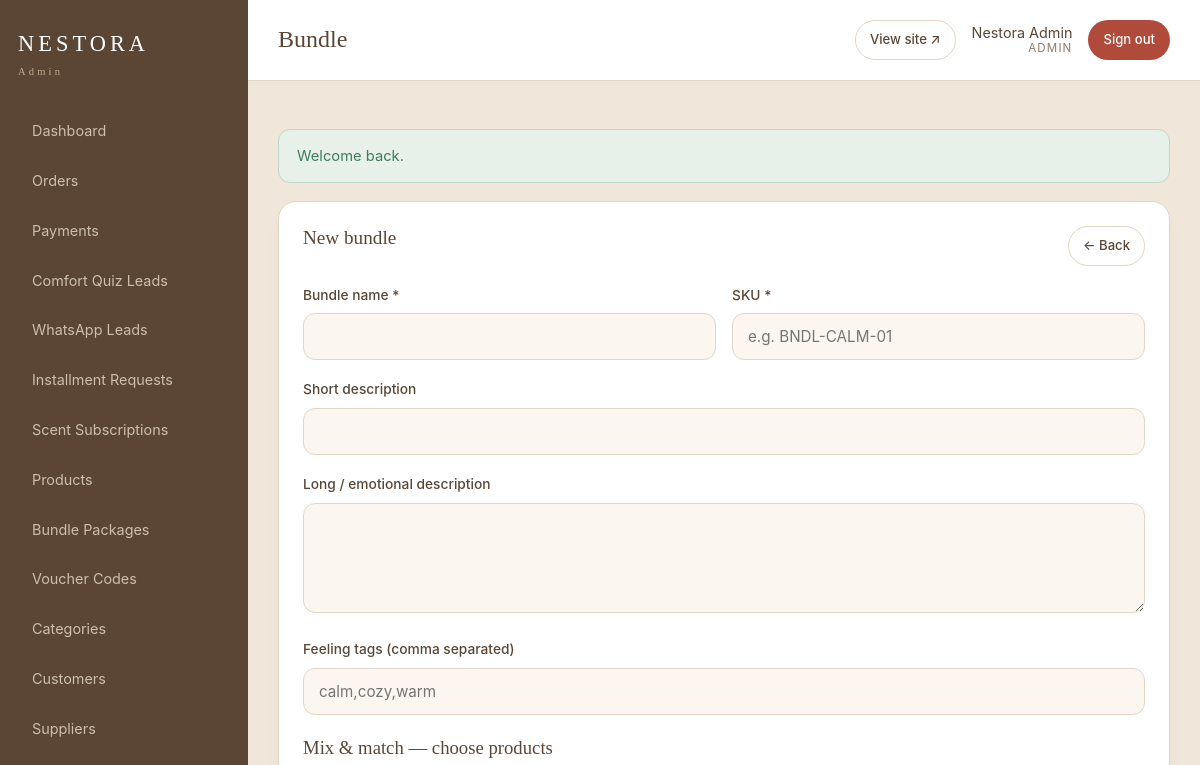
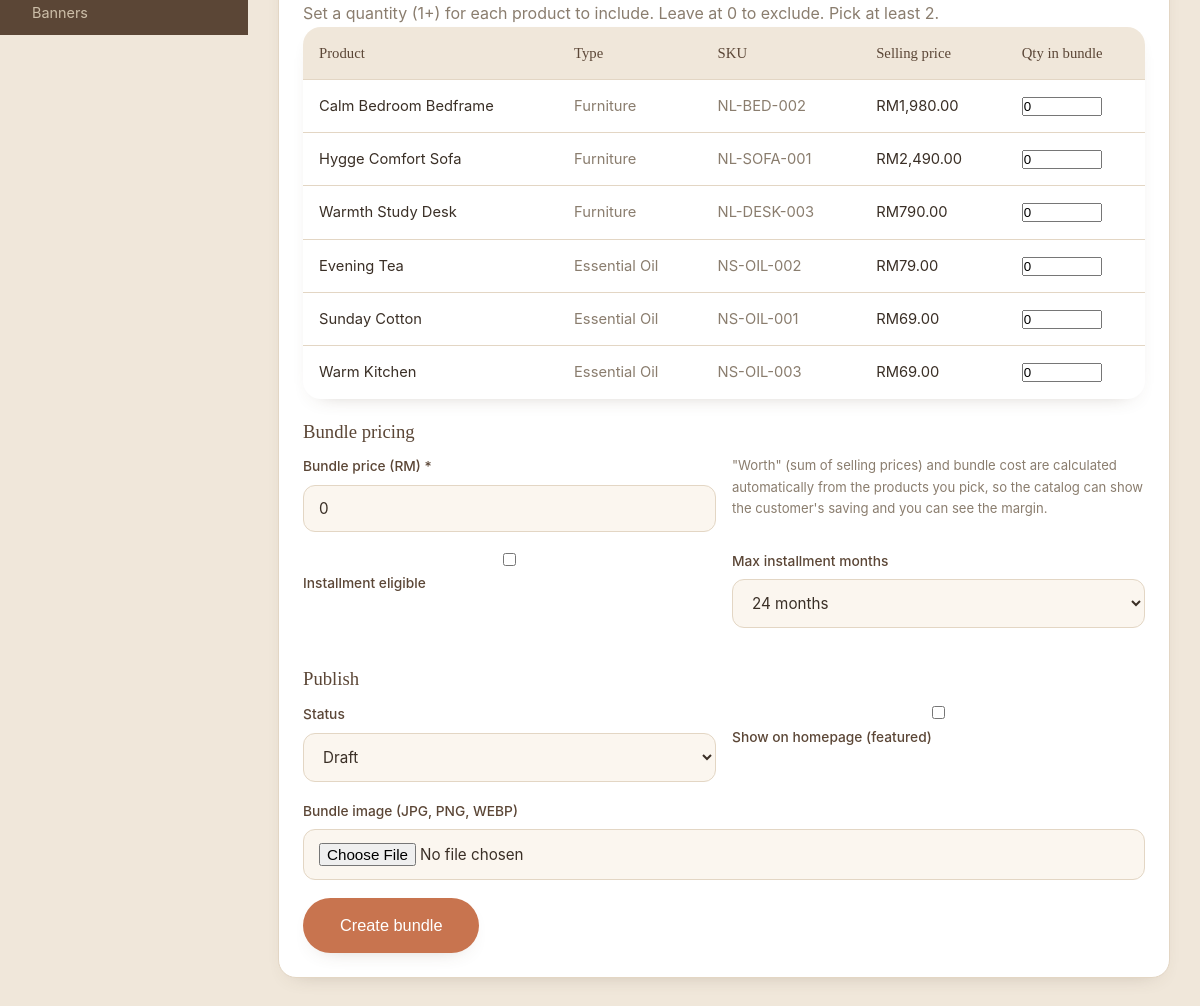
/admin/bundle_form.php (signed in), run on the app's committed database (2 pictures, top to bottom).
### tables this page shows
CREATE TABLE IF NOT EXISTS products (
    id                   INT UNSIGNED NOT NULL AUTO_INCREMENT,
    name                 VARCHAR(190)  NOT NULL,
    slug                 VARCHAR(210)  NOT NULL,
    sku                  VARCHAR(80)   NOT NULL,
    category_id          INT UNSIGNED  NULL,
    product_type         ENUM('furniture','essential_oil','diffuser','bundle') NOT NULL DEFAULT 'furniture',
    short_description    VARCHAR(500)  NULL,
    long_description     TEXT          NULL,
    feeling_tags         VARCHAR(255)  NULL,             
    scent_profile        VARCHAR(255)  NULL,             
    scent_mood           VARCHAR(180)  NULL,
    scent_notes          VARCHAR(255)  NULL,
    best_room_usage      VARCHAR(180)  NULL,
    usage_instructions   TEXT          NULL,
    safety_disclaimer    TEXT          NULL,
    bottle_size          VARCHAR(80)   NULL,             
    material             VARCHAR(255)  NULL,             
    dimensions           VARCHAR(255)  NULL,             
    delivery_note        VARCHAR(255)  NULL,
    price                DECIMAL(10,2) NOT NULL DEFAULT 0.00,    
    base_price           DECIMAL(10,2) NULL,                      
    promo_price          DECIMAL(10,2) NULL,
    installment_eligible TINYINT(1)    NOT NULL DEFAULT 0,
    max_installment_months ENUM('6','12','24') NOT NULL DEFAULT '24',
    supplier_cost        DECIMAL(10,2) NULL,             
    cost_price           DECIMAL(10,2) NULL,             
    supplier_id          INT UNSIGNED  NULL,
    stock_status         ENUM('available','preorder','checking','unavailable') NOT NULL DEFAULT 'available',
    track_inventory      TINYINT(1)    NOT NULL DEFAULT 0,
    stock_quantity       INT           NOT NULL DEFAULT 0,
    low_stock_threshold  INT           NOT NULL DEFAULT 0,
    is_featured          TINYINT(1)    NOT NULL DEFAULT 0,
    status               ENUM('draft','active','hidden') NOT NULL DEFAULT 'draft',
    created_at           DATETIME      NOT NULL DEFAULT CURRENT_TIMESTAMP,
    updated_at           DATETIME      NOT NULL DEFAULT CURRENT_TIMESTAMP ON UPDATE CURRENT_TIMESTAMP,
    PRIMARY KEY (id),
    UNIQUE KEY uq_product_slug (slug),
    UNIQUE KEY uq_product_sku (sku),
    KEY idx_product_type (product_type),
    KEY idx_product_status (status),
    KEY idx_product_category (category_id),
    CONSTRAINT fk_product_category FOREIGN KEY (category_id) REFERENCES categories(id) ON DELETE SET NULL,
    CONSTRAINT fk_product_supplier FOREIGN KEY (supplier_id) REFERENCES suppliers(id) ON DELETE SET NULL
);

### inc/functions.php (called while the page is built, shortened)
<?php
function e(?string $value): string
{
    return htmlspecialchars((string) $value, ENT_QUOTES | ENT_SUBSTITUTE, 'UTF-8');
}
function base_url(string $path = ''): string
{
    return BASE_URL . $path;
}
function money(float $amount): string
{
    return 'RM' . number_format($amount, 2);
}
function effective_price(array $product): float
{
    $price = (float) $product['price'];
    if (isset($product['promo_price']) && $product['promo_price'] !== null
        && (float) $product['promo_price'] > 0
        && (float) $product['promo_price'] < $price) {
        return (float) $product['promo_price'];
    }
    return $price;
}
function label(string $value): string
{
    return ucwords(str_replace('_', ' ', $value));
}

### admin/bundle_form.php (the view, shortened to what this page needs)
<?php
$pdo = db();
$bundle = null;
$candidates = $pdo->query(
    "SELECT id, name, sku, product_type, price, promo_price, cost_price, status
     FROM products
     WHERE product_type <> 'bundle'
     ORDER BY product_type, name"
)->fetchAll();
$selected = [];
$v = function (string $key, $default = '') use ($bundle) {
    if ($_SERVER['REQUEST_METHOD'] === 'POST') { return input($key, $default); }
    return $bundle[$key] ?? $default;
};
require_once __DIR__ . '/../inc/admin_layout.php';
?>
<div class="panel" style="max-width:980px">
    <div class="panel-head">
        <h2><?= $bundle ? 'Edit bundle' : 'New bundle' ?></h2>
        <a class="btn btn-soft btn-sm" href="<?= base_url('/admin/bundles.php') ?>">&larr; Back</a>
    </div>
    <form method="post" enctype="multipart/form-data">
        <div class="form-row">
            <div class="field"><label>Bundle name *</label><input type="text" name="name" value="<?= e((string)$v('name')) ?>" required></div>
            <div class="field"><label>SKU *</label><input type="text" name="sku" value="<?= e((string)$v('sku')) ?>" placeholder="e.g. BNDL-CALM-01" required></div>
        </div>
        <div class="field"><label>Short description</label><input type="text" name="short_description" value="<?= e((string)$v('short_description')) ?>"></div>
        <div class="field"><label>Long / emotional description</label><textarea name="long_description"><?= e((string)$v('long_description')) ?></textarea></div>
        <div class="field"><label>Feeling tags (comma separated)</label><input type="text" name="feeling_tags" value="<?= e((string)$v('feeling_tags')) ?>" placeholder="calm,cozy,warm"></div>
        <h3 style="margin:22px 0 12px">Mix &amp; match — choose products</h3>
        <p class="muted" style="margin-top:-6px">Set a quantity (1+) for each product to include. Leave at 0 to exclude. Pick at least 2.</p>
        <table class="table">
            <thead><tr><th>Product</th><th>Type</th><th>SKU</th><th>Selling price</th><th>Qty in bundle</th></tr></thead>
            <tbody>
            <?php foreach ($candidates as $c):
                $cur = $selected[(int)$c['id']] ?? 0; ?>
                <tr>
                    <td><?= e($c['name']) ?>
                    </td>
                    <td class="muted"><?= e(label($c['product_type'])) ?></td>
                    <td class="muted"><?= e($c['sku']) ?></td>
                    <td><?= money(effective_price($c)) ?></td>
                    <td><input type="number" name="qty[<?= (int)$c['id'] ?>]" value="<?= (int)$cur ?>" min="0" max="99" style="width:80px"></td>
                </tr>
            <?php endforeach; ?>
            </tbody>
        </table>
        <h3 style="margin:22px 0 12px">Bundle pricing</h3>
        <div class="form-row">
            <div class="field"><label>Bundle price (RM) *</label><input type="number" step="0.01" name="price" value="<?= e((string)$v('price','0')) ?>" required></div>
            <div class="field">
                <p class="muted" style="font-size:.82rem;margin:0">
                    "Worth" (sum of selling prices) and bundle cost are calculated
                    automatically from the products you pick, so the catalog can show
                    the customer's saving and you can see the margin.
                </p>
            </div>
        </div>
        <div class="form-row">
            <div class="field">
                <label><input type="checkbox" name="installment_eligible" value="1" <?= $v('installment_eligible')?'checked':'' ?>> Installment eligible</label>
            </div>
            <div class="field">
                <label>Max installment months</label>
                <select name="max_installment_months">
                    <?php foreach (['6','12','24'] as $m): ?>
                        <option value="<?= $m ?>" <?= (string)$v('max_installment_months','24')===$m?'selected':'' ?>><?= $m ?> months</option>
                    <?php endforeach; ?>
                </select>
            </div>
        </div>
        <h3 style="margin:22px 0 12px">Publish</h3>
        <div class="form-row">
            <div class="field">
                <label>Status</label>
                <select name="status">
                    <?php foreach (['draft','active','hidden'] as $st): ?>
                        <option value="<?= $st ?>" <?= $v('status','draft')===$st?'selected':'' ?>><?= e(label($st)) ?></option>
                    <?php endforeach; ?>
                </select>
            </div>
            <div class="field"><label><input type="checkbox" name="is_featured" value="1" <?= $v('is_featured')?'checked':'' ?>> Show on homepage (featured)</label></div>
        </div>
        <div class="field"><label>Bundle image (JPG, PNG, WEBP)</label><input type="file" name="image" accept="image/jpeg,image/png,image/webp"></div>
        <button class="btn btn-primary btn-lg" type="submit"><?= $bundle ? 'Save bundle' : 'Create bundle' ?></button>
    </form>
</div>

### assets/css/style.css (style rules this page uses)
:root { --cream:#fbf6ef; --oat:#f0e7da; --beige:#e7d8c4; --terracotta:#c8744f; --terracotta-dark:#a85a3a; --brown:#5b4636; --olive-grey:#7c7a6c; --ink:#3a2f26; --muted:#8a7d6e; --line:#e3d6c4; --white:#ffffff; --ok:#3f7d5a; --warn:#b8862b; --err:#b04a3a; --radius:18px; --radius-lg:28px; --shadow:0 18px 40px -22px rgba(91,70,54,.45); --shadow-sm:0 8px 22px -16px rgba(91,70,54,.45); --font-serif:'Fraunces',Georgia,serif; --font-sans:'Inter',system-ui,-apple-system,sans-serif; }
* { box-sizing:border-box;margin:0;padding:0 }
html { scroll-behavior:smooth }
body { font-family:var(--font-sans); color:var(--ink); background:var(--cream); line-height:1.65; -webkit-font-smoothing:antialiased; }
a { color:inherit;text-decoration:none }
h1,h2,h3,h4 { font-family:var(--font-serif);font-weight:500;line-height:1.2;color:var(--brown) }
.btn { display:inline-block;padding:14px 28px;border-radius:999px; font-weight:500;font-size:.95rem;cursor:pointer;border:1px solid transparent; transition:transform .18s ease, box-shadow .18s ease, background .18s ease; }
.btn-primary { background:var(--terracotta);color:#fff;box-shadow:var(--shadow-sm) }
.btn-soft { background:var(--white);color:var(--brown);border-color:var(--line) }
.btn-lg { padding:17px 36px;font-size:1.02rem }
.field { margin-bottom:18px }
.field label { display:block;font-size:.86rem;font-weight:500;margin-bottom:7px;color:var(--brown) }
.field input,.field select,.field textarea { width:100%;padding:13px 15px;border:1px solid var(--line);border-radius:12px; font-family:inherit;font-size:.95rem;background:var(--cream);color:var(--ink); }
.field textarea { min-height:110px;resize:vertical }
.form-row { display:grid;grid-template-columns:1fr 1fr;gap:16px }
.table { width:100%;border-collapse:collapse;background:#fff;border-radius:var(--radius);overflow:hidden;box-shadow:var(--shadow-sm) }
.table th,.table td { padding:14px 16px;text-align:left;border-bottom:1px solid var(--line);font-size:.92rem }
.table th { background:var(--oat);font-family:var(--font-serif);font-weight:500;color:var(--brown) }
.table tr:last-child td { border-bottom:none }
.admin-body { background:var(--oat) }
.panel { background:#fff;border:1px solid var(--line);border-radius:var(--radius);padding:24px;box-shadow:var(--shadow-sm);margin-bottom:24px }
.panel h2 { font-size:1.2rem;margin-bottom:16px }
.panel-head { display:flex;justify-content:space-between;align-items:center;margin-bottom:18px;flex-wrap:wrap;gap:12px }
.btn-sm { padding:8px 14px;font-size:.82rem }
.muted { color:var(--muted) }

### data on the page
products: name "Calm Bedroom Bedframe", product_type "Furniture", sku "NL-BED-002", price "RM1,980.00", id "0"
products: name "Hygge Comfort Sofa", product_type "Furniture", sku "NL-SOFA-001", promo_price "RM2,490.00", id "0"
products: name "Warmth Study Desk", product_type "Furniture", sku "NL-DESK-003", promo_price "RM790.00", id "0"
products: name "Evening Tea", product_type "Essential Oil", sku "NS-OIL-002", price "RM79.00", id "0"
products: name "Sunday Cotton", product_type "Essential Oil", sku "NS-OIL-001", promo_price "RM69.00", id "0"
products: name "Warm Kitchen", product_type "Essential Oil", sku "NS-OIL-003", promo_price "RM69.00", id "0"

### other printed values
$title "Dashboard"
$title "Orders"
$title "Payments"
$title "Comfort Quiz Leads"
$title "WhatsApp Leads"
$title "Installment Requests"
$title "Scent Subscriptions"
$title "Products"
$title "Bundle Packages"
$title "Voucher Codes"
$title "Categories"
$title "Customers"
$title "Suppliers"
$title "Banners"
$pageTitle "Bundle"
